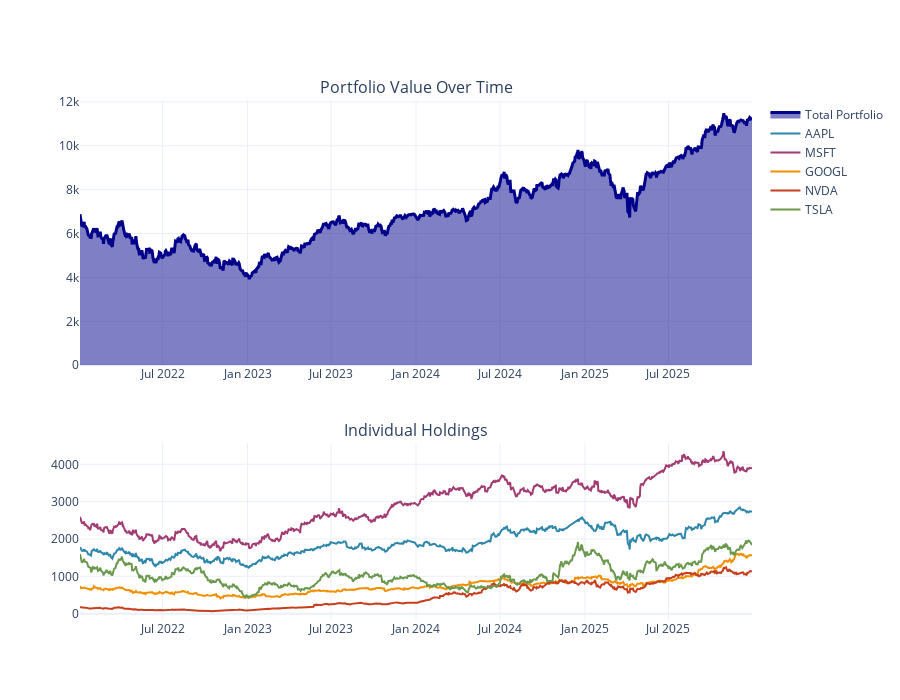

Here is the notebook cell this chart was saved with:
### Markdown cell above
## 2. Portfolio Dashboard

Track your portfolio performance over time.

**Define your portfolio** by specifying ticker symbols and number of shares.

### Code cell
# Define your portfolio (ticker: number of shares)
my_portfolio = {
    'AAPL': 10,
    'MSFT': 8,
    'GOOGL': 5,
    'NVDA': 6,
    'TSLA': 4
}

# Create portfolio dashboard
print("Loading portfolio dashboard...\n")
portfolio_dash = PortfolioDashboard(my_portfolio, start_date='2022-01-01')
portfolio_dash.show()

### Figure 1 — Plotly figure (JSON) as saved in the notebook; plotly's stock layout.template omitted (floating-point values rounded to 4 significant figures; data arrays with more than 128 entries replaced by an {"elided": "..."} marker saying what was removed)
{"data": [{"fill": "tozeroy", "line": {"color": "darkblue", "width": 3}, "name": "Total Portfolio", "type": "scatter", "x": {"elided": "1001 str values"}, "xaxis": "x", "y": {"elided": "1001 float values"}, "yaxis": "y"}, {"line": {"color": "#2E86AB", "width": 2}, "name": "AAPL", "type": "scatter", "x": {"elided": "1001 str values"}, "xaxis": "x2", "y": {"elided": "1001 float values"}, "yaxis": "y2"}, {"line": {"color": "#A23B72", "width": 2}, "name": "MSFT", "type": "scatter", "x": {"elided": "1001 str values"}, "xaxis": "x2", "y": {"elided": "1001 float values"}, "yaxis": "y2"}, {"line": {"color": "#F18F01", "width": 2}, "name": "GOOGL", "type": "scatter", "x": {"elided": "1001 str values"}, "xaxis": "x2", "y": {"elided": "1001 float values"}, "yaxis": "y2"}, {"line": {"color": "#C73E1D", "width": 2}, "name": "NVDA", "type": "scatter", "x": {"elided": "1001 str values"}, "xaxis": "x2", "y": {"elided": "1001 float values"}, "yaxis": "y2"}, {"line": {"color": "#6A994E", "width": 2}, "name": "TSLA", "type": "scatter", "x": {"elided": "1001 str values"}, "xaxis": "x2", "y": {"elided": "1001 float values"}, "yaxis": "y2"}], "layout": {"annotations": [{"font": {"size": 16}, "showarrow": false, "text": "Portfolio Value Over Time", "x": 0.5, "xanchor": "center", "xref": "paper", "y": 1, "yanchor": "bottom", "yref": "paper"}, {"font": {"size": 16}, "showarrow": false, "text": "Individual Holdings", "x": 0.5, "xanchor": "center", "xref": "paper", "y": 0.34, "yanchor": "bottom", "yref": "paper"}], "height": 700, "showlegend": true, "xaxis": {"anchor": "y", "domain": [0, 1]}, "xaxis2": {"anchor": "y2", "domain": [0, 1]}, "yaxis": {"anchor": "x", "domain": [0.49, 1]}, "yaxis2": {"anchor": "x2", "domain": [0, 0.34]}}}
